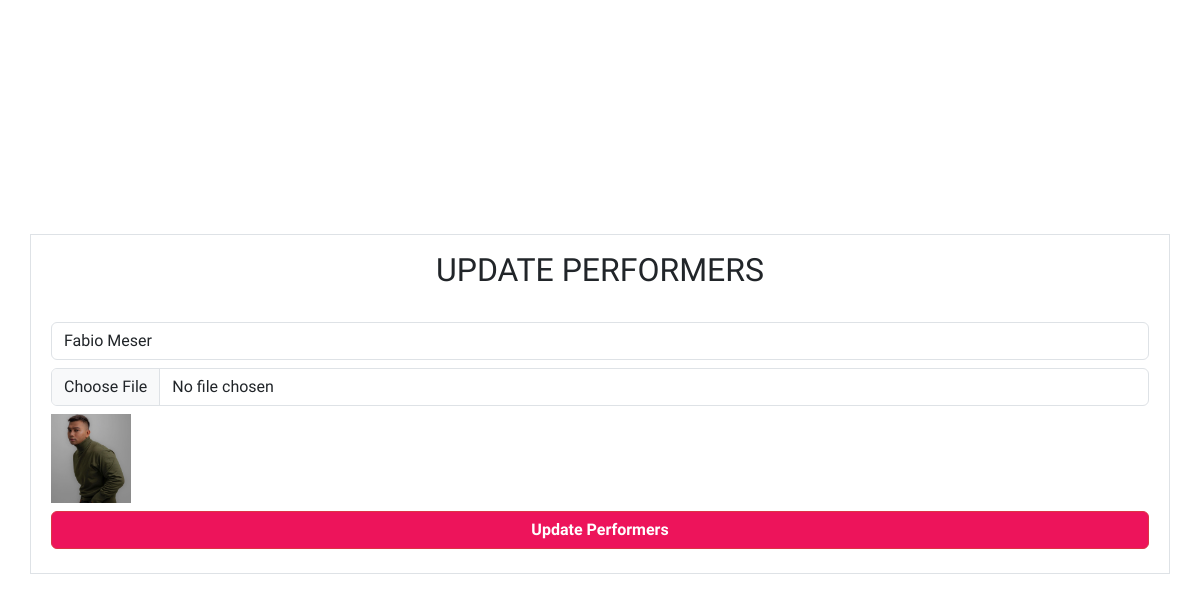
The page /adminpanel/update.php?id=7 on the database as committed earlier.
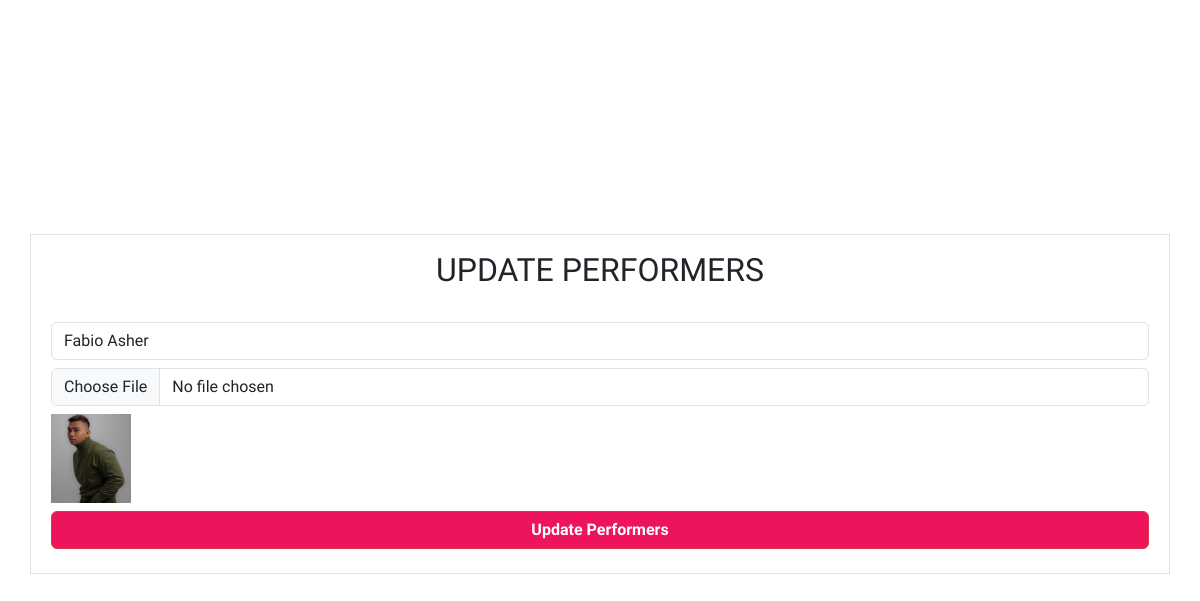
The same page on the database as committed later.
### tables this page shows
CREATE TABLE `performers` (
  `id` int NOT NULL,
  `gambar_performers` varchar(255) NOT NULL,
  `nama_performers` varchar(255) NOT NULL
);

### inc/function.php (called while the page is built, shortened)
<?php
$conn = mysqli_connect("localhost", "root", "", "pw2024_tubes_233040026");
function query($query)
{
    global $conn;
    $result = mysqli_query($conn, $query);
    $rows = [];
    while ($row = mysqli_fetch_assoc($result)) {
        $rows[] = $row;
    }
    return $rows;
}

### adminpanel/update.php (the view, shortened to what this page needs)
<?php
require '../inc/function.php';
$id = $_GET["id"];
$performers = query("SELECT * FROM performers WHERE id = $id")[0];
?>
<!DOCTYPE html>
<html lang="en">
<head>
    <link href="https://cdn.jsdelivr.net/npm/bootstrap@5.3.3/dist/css/bootstrap.min.css" rel="stylesheet">
    <link rel="stylesheet" href="../css/admin.css?<?= time() ?>">
</head>
<body class="d-flex justify-content-center align-items-center w-100 vh-100">
    <div class="container border border-1 mt-2">
        <h2 class="text-center mt-3">UPDATE PERFORMERS</h2>
        <div class="row mt-4 p-2">
            <form class="d-flex justify-content-center align-items-center flex-column gap-2" action="" method="post" enctype="multipart/form-data">
                <div class="col-12">
                    <input type="text" class="form-control" name="nama_performers" placeholder="Input Name Performers" required value="<?= $performers["nama_performers"] ?>">
                </div>
                <div class="col-12">
                    <input type="file" class="form-control" name="gambar_performers" placeholder="Input Pict Performers">
                    <img src="../assets/img/<?= $performers['gambar_performers'] ?>" width="80px" class="mt-2" alt="">
                </div>
                <button type="submit" name="submit" class="btn btn-danger mb-3 w-100">Update Performers</button>
            </form>
        </div>
    </div>
</body>
</html>

### css/admin.css (style rules this page uses)
:root { --font-hand: "Birthstone Bounce", cursive; --color: #ed145b; --oswald: "Oswald", sans-serif; --bebas: "Bebas Neue", sans-serif; }
body { font-family: var(--oswald); }
.btn-danger { background-color: var(--color); font-weight: bold; font-family: var(--oswald); transition: all 0.3s ease-in-out; }

Rows that differ between the two databases and show on the page:
changed performers: nama_performers "Fabio Meser" → "Fabio Asher"
